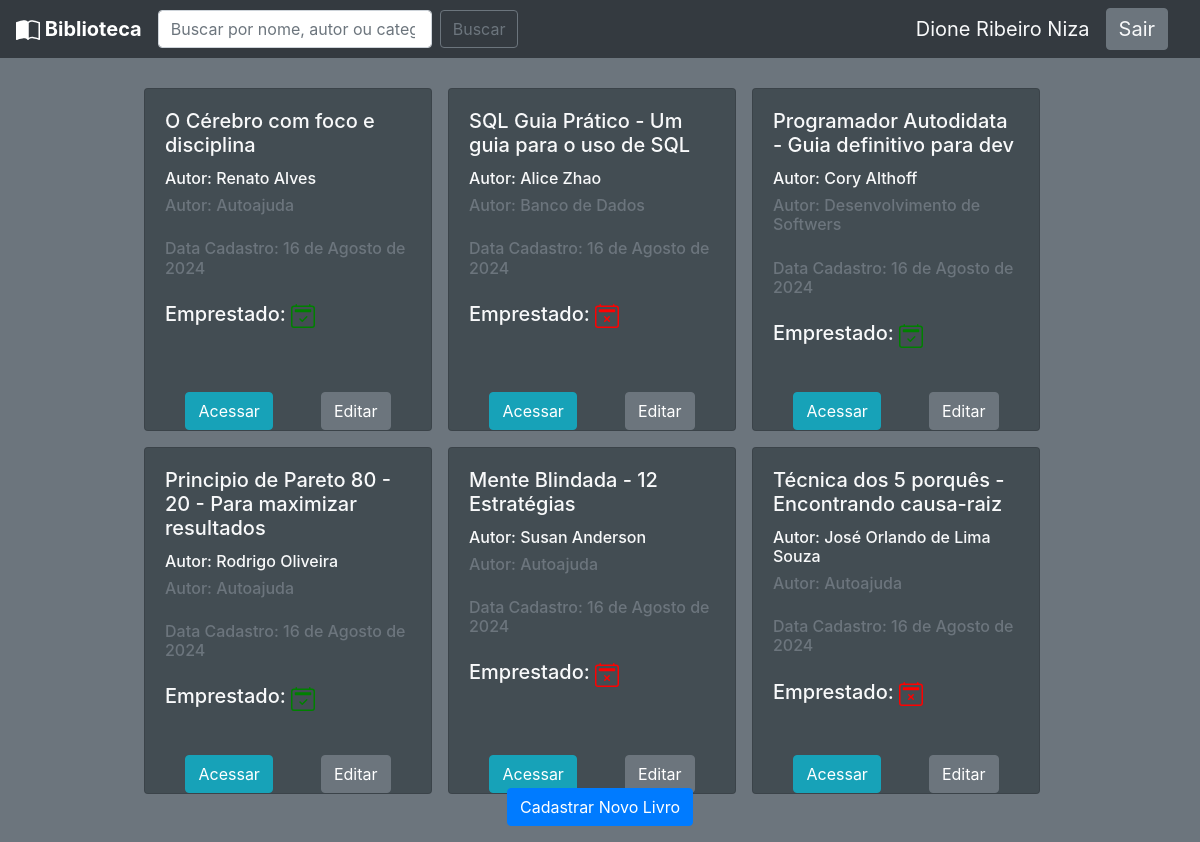
Page /livro/home/ (signed in) on the earlier database version.
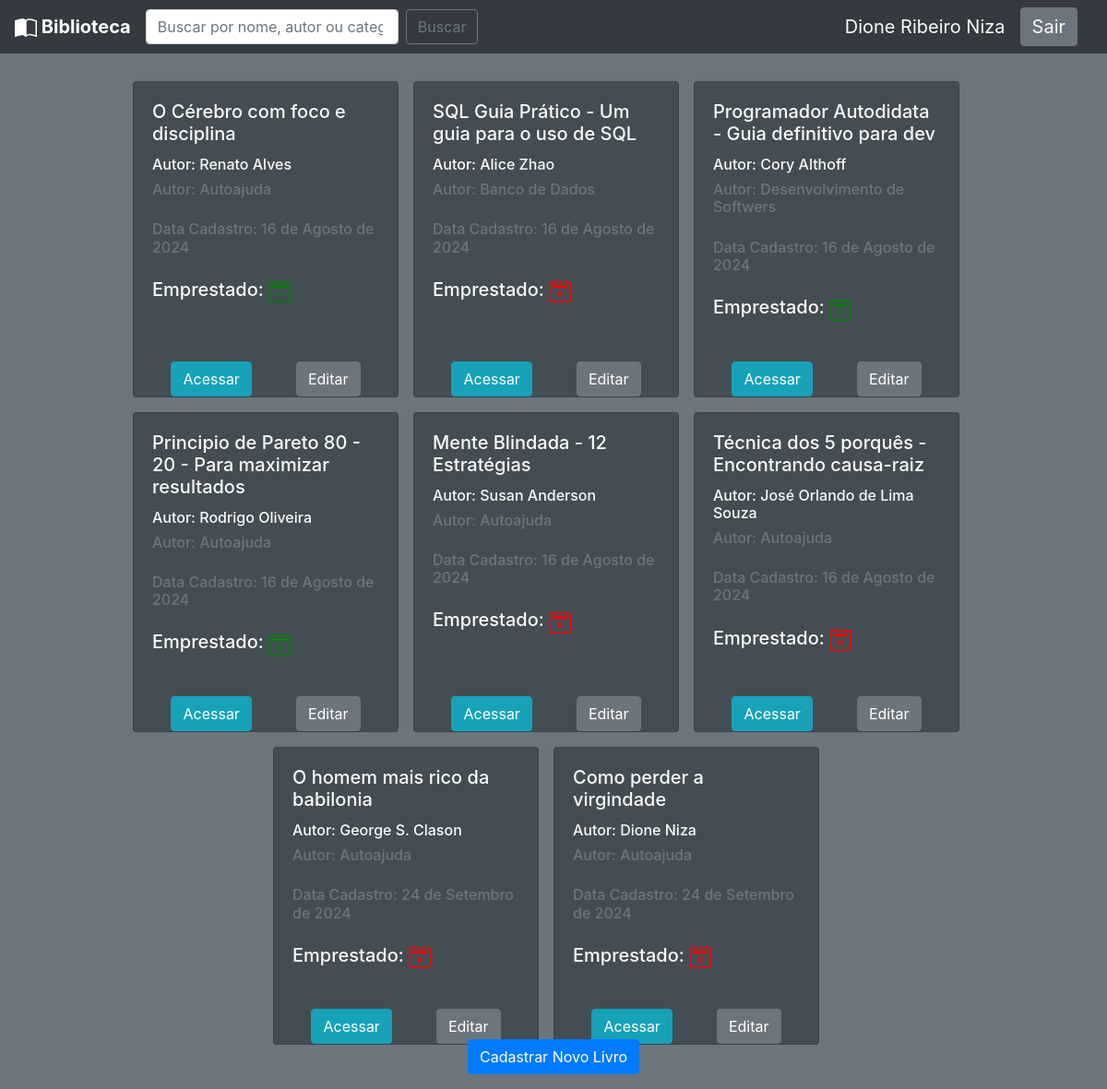
Same page on the later database version.
### usuarios/models.py (models this page shows, shortened)
class Usuario(models.Model):
  nome = models.CharField(max_length = 30)
  email = models.EmailField()
  senha = models.CharField(max_length = 64)

### livro/models.py (models this page shows, shortened)
class Livros(models.Model):
    nome = models.CharField(max_length = 100)
    autor = models.CharField(max_length = 30)
    co_autor = models.CharField(max_length = 30, blank = True, null = True)
    img_capa = models.ImageField(blank = True, null = True)
    sinopse = models.TextField(blank = True, null = True)
    data_cadastro = models.DateField(default = date.today)
    emprestado = models.BooleanField(default = False)
    nome_emprestado = models.CharField(max_length = 30, blank = True, null = True)
    data_emprestado = models.DateTimeField(blank = True, null = True)
    data_devolucao = models.DateTimeField(blank = True, null = True)
    tempo_duracao = models.DateField(blank = True, null = True)
    categoria = models.ForeignKey(Categoria, on_delete=models.DO_NOTHING)
    usuario = models.ForeignKey(Usuario, on_delete=models.DO_NOTHING)
    class Meta:
        verbose_name = 'Livro'

class Categoria(models.Model):
    nome = models.CharField(max_length = 30)
    descricao = models.TextField(blank = True, null = True)
    def __str__(self) -> str:
        return self.nome

### livro/views.py (the view)
# urls.py: path('home/', views.home, name = 'home'),
def home(request):
    if request.session.get('usuario'):
        usuario = Usuario.objects.get(id = request.session['usuario'])
        livros = Livros.objects.filter(usuario = usuario)
        query = request.GET.get('query')
        if query:
            livros = livros.filter(
                Q(nome__icontains=query) |
                Q(autor__icontains=query) |
                Q(categoria__nome__icontains=query)
            )
        return render(request, 'home.html', {'livros': livros})
    else:
        return redirect('/auth/login/?status=2')

### livro/context_processors.py (called while the page is built)
def usuario_autenticado(request):
    return {
        'user_authenticated': 'usuario' in request.session
    }

### livro/templates/home.html (shortened to what this page needs)
{% extends 'base.html' %}
{% block 'conteudo' %}
<br>
<br>
<br>
<div class="container">
  <div class="row d-flex justify-content-center">
    {% for livro in livros %}
    <div class="card mr-md-3 mt-3" style="width: 18rem; background-color: #434d53">
      <div class="card-body text-light">
        <h5 class="card-title">{{livro.nome}}</h5>
        <h6 class="card-subtitle mt-2 mb-2">Autor: {{livro.autor}}</h6>
        <h6 class="card-subtitle mt-2 mb-4 text-muted">Autor: {{livro.categoria}}</h6>
        <h6 class="card-subtitle mt-2 mb-4 text-muted">Data Cadastro: {{livro.data_cadastro}}</h6>
        <h5 class="card-subtitle mt-4 text-mute d-inline">Emprestado: </h5>
          <br>
          <br>
      </div>
      <div class="row dflex justify-content-center">
        <a href="{% url 'ver_livro' livro.id %}" class="btn btn-info mr-4">Acessar</a>
        <a href="{% url 'editar_livro' livro.id %}" class="btn btn-secondary ml-4">Editar</a>
      </div>
    </div>
    {% endfor %}
  </div>
  <br>
  <br>
  <div class="fixed-bottom text-center mb-3">
    <a href="{% url 'cadastrar_livro' %}" class="btn btn-primary"">Cadastrar Novo Livro</a>
  </div>
</div>
{% endblock %}

### templates/base.html (shortened to what this page needs)
<!DOCTYPE html>
<html lang="pt-br">
  <head>
    <link rel="stylesheet" href="https://stackpath.bootstrapcdn.com/bootstrap/4.1.3/css/bootstrap.min.css">
  </head>
  <body class="color bg-secondary">
    <nav class="navbar navbar-dark bg-dark fixed-top">
      <a class="navbar-brand font-weight-bold" href="{% url 'home' %}">
        Biblioteca
      </a>
      {% if user_authenticated %}
      <form method="GET" action="{% url 'home' %}" class="form-inline my-2 my-lg-0">
        <input class="form-control mr-sm-2" type="search" placeholder="Buscar por nome, autor ou categoria" aria-label="Search" name="query">
        <button class="btn btn-outline-secondary my-2 my-sm-0" type="submit">Buscar</button>
      </form>
      <div class="ml-auto d-flex align-items-center">
        <p class="navbar-brand mb-0 text-light">{{ request.session.username }}</p>
        <a href="{% url 'sair' %}" class="navbar-brand mb-0 btn btn-secondary text-light">Sair</a>
      </div>
      {% endif %}
    </nav>
    {% block 'conteudo' %} {% endblock %}
  </body>
</html>

Differences in the rows shown:
added Livros: nome "O homem mais rico da babilonia", autor "George S. Clason", categoria "Autoajuda", data_cadastro "24 de Setembro de 2024", emprestado False (drawn)
added Livros: nome "Como perder a virgindade", autor "Dione Niza", categoria "Autoajuda", data_cadastro "24 de Setembro de 2024", emprestado False (drawn)
